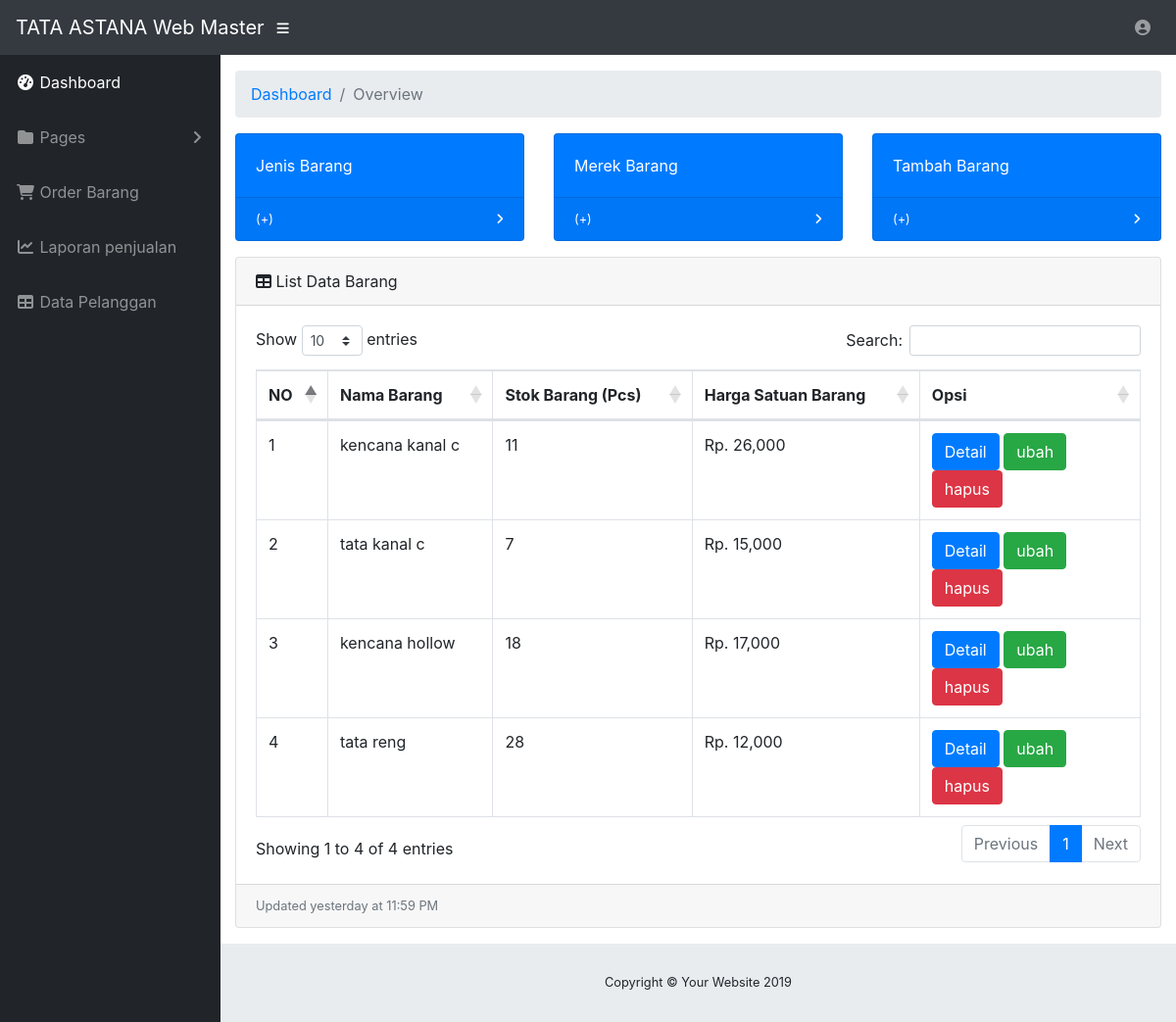
The page /tatamaster/dashboard.php (signed in) on the database its author committed.
### tables this page shows
CREATE TABLE `barang` (
  `id_brg` int(11) NOT NULL,
  `id_jns` int(11) NOT NULL,
  `id_mrk` int(11) NOT NULL,
  `harga_brg` int(11) NOT NULL,
  `stok_brg` int(11) NOT NULL,
  `deskrip` varchar(180) NOT NULL,
  `gambar` varchar(255) NOT NULL
);

CREATE TABLE `merek` (
  `id_mrk` int(11) NOT NULL,
  `nama_mrk` varchar(130) NOT NULL
);

CREATE TABLE `jenis` (
  `id_jns` int(11) NOT NULL,
  `nama_jns` varchar(130) NOT NULL
);

### tatamaster/dashboard.php (the view, shortened to what this page needs)
<!DOCTYPE html>
<html lang="en">
<head>
  <link href="vendor/fontawesome-free/css/all.min.css" rel="stylesheet" type="text/css">
  <link href="vendor/datatables/dataTables.bootstrap4.css" rel="stylesheet">
  <link href="css/sb-admin.css" rel="stylesheet">
</head>
<body id="page-top">
  <nav class="navbar navbar-expand navbar-dark bg-dark static-top">
    <a class="navbar-brand mr-1" href="dashboard.php">TATA ASTANA Web Master</a>
    <button class="btn btn-link btn-sm text-white order-1 order-sm-0" id="sidebarToggle" href="#">
      <i class="fas fa-bars"></i>
    </button>
    <ul class="navbar-nav ml-auto ml-md-0">
      <li class="nav-item dropdown no-arrow">
        <a class="nav-link dropdown-toggle" href="#" id="userDropdown" role="button" data-toggle="dropdown" aria-haspopup="true" aria-expanded="false">
          <i class="fas fa-user-circle fa-fw"></i>
        </a>
      </li>
    </ul>
  </nav>
  <div id="wrapper">
    <?php include 'sidebar.php'; ?>
    <div id="content-wrapper">
      <div class="container-fluid">
        <ol class="breadcrumb">
          <li class="breadcrumb-item">
            <a href="dashboard.php">Dashboard</a>
          </li>
          <li class="breadcrumb-item active">Overview</li>
        </ol>
        <div class="row">
          <div class="col-xl-4 col-sm-6 mb-3">
            <div class="card text-white bg-primary o-hidden h-100">
              <div class="card-body">
                <div class="mr-5">Jenis Barang</div>
              </div>
              <a class="card-footer text-white clearfix small z-1" href="jenis.php">
                <span class="float-left">(+)</span>
                <span class="float-right">
                  <i class="fas fa-angle-right"></i>
                </span>
              </a>
            </div>
          </div>
          <div class="col-xl-4 col-sm-6 mb-3">
            <div class="card text-white bg-primary o-hidden h-100">
              <div class="card-body">
                <div class="mr-5">Merek Barang</div>
              </div>
              <a class="card-footer text-white clearfix small z-1" href="merek.php">
                <span class="float-left">(+)</span>
                <span class="float-right">
                  <i class="fas fa-angle-right"></i>
                </span>
              </a>
            </div>
          </div>
          <div class="col-xl-4 col-sm-6 mb-3">
            <div class="card text-white bg-primary o-hidden h-100">
              <div class="card-body">
                <div class="mr-5">Tambah Barang</div>
              </div>
              <a class="card-footer text-white clearfix small z-1" href="tambah.php">
                <span class="float-left">(+)</span>
                <span class="float-right">
                  <i class="fas fa-angle-right"></i>
                </span>
              </a>
            </div>
          </div>
        </div>
        <div class="card mb-3">
          <div class="card-header">
            <i class="fas fa-table"></i>
            List Data Barang</div>
          <div class="card-body">
            <div class="table-responsive">
              <table class="table table-bordered" id="dataTable" width="100%" cellspacing="0">
                <thead>
                  <tr>
                    <th scope="col">NO</th>
          					<th scope="col">Nama Barang</th>
                    <th scope="col">Stok Barang (Pcs)</th>
          					<th scope="col">Harga Satuan Barang</th>
          					<th scope="col" width="25%">Opsi</th>
                  </tr>
                </thead>
                <tbody>
				<?php
        $nomor = 1;
				$rs=mysqli_query($conn,"select * from barang b, merek m, jenis j where m.id_mrk=b.id_mrk and j.id_jns=b.id_jns");
				while($row=mysqli_fetch_array($rs)){
					echo "<tr>";
						echo "<td>".$nomor."</td>";
						echo "<td>".$row['nama_mrk']." ".$row['nama_jns']."</td>";
            echo "<td>".$row['stok_brg']."</td>";
						echo "<td>Rp. ".number_format($row['harga_brg'])."</td>";
						echo "<td><a class='btn btn-primary' href='detbrg.php?id=".$row['id_brg']."'>Detail</a> <a class='btn btn-success' href='ubhbrg.php?id=".$row['id_brg']."'>ubah</a>
                      <a class='btn btn-danger' href='hapus.php?id=".$row['id_brg']."'>hapus</a>
							  </td>";
					echo "</tr>";
        $nomor++;
				}?>
                </tbody>
              </table>
            </div>
          </div>
          <div class="card-footer small text-muted">Updated yesterday at 11:59 PM</div>
        </div>
      </div>
      <footer class="sticky-footer">
        <div class="container my-auto">
          <div class="copyright text-center my-auto">
            <span>Copyright © Your Website 2019</span>
          </div>
        </div>
      </footer>
    </div>
  </div>
</body>
</html>

### rows shown on the page
barang: id_mrk.nama_mrk "kencana", id_jns.nama_jns "kanal c", stok_brg "11", harga_brg "26,000"
barang: id_mrk.nama_mrk "tata", id_jns.nama_jns "kanal c", stok_brg "7", harga_brg "15,000"
barang: id_mrk.nama_mrk "kencana", id_jns.nama_jns "hollow", stok_brg "18", harga_brg "17,000"
barang: id_mrk.nama_mrk "tata", id_jns.nama_jns "reng", stok_brg "28", harga_brg "12,000"
